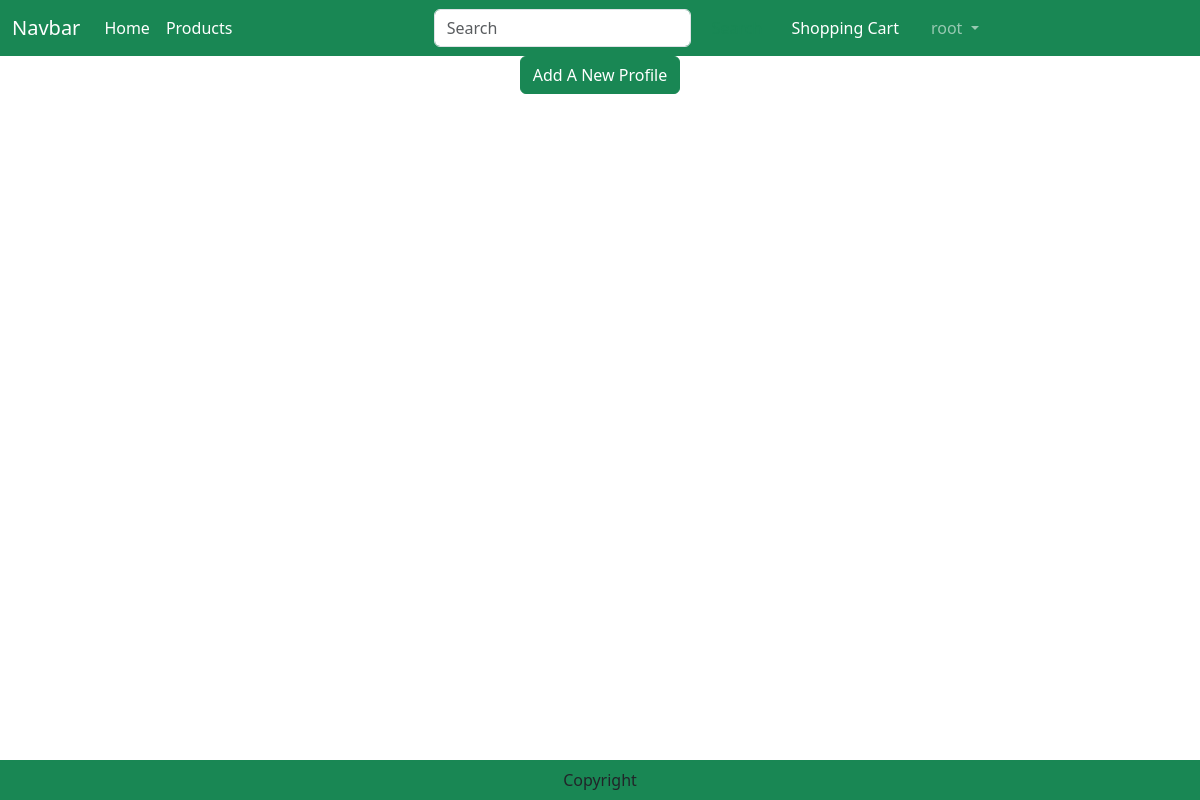
/accounts/profile/ (signed in), run on an earlier commit of the app's database.
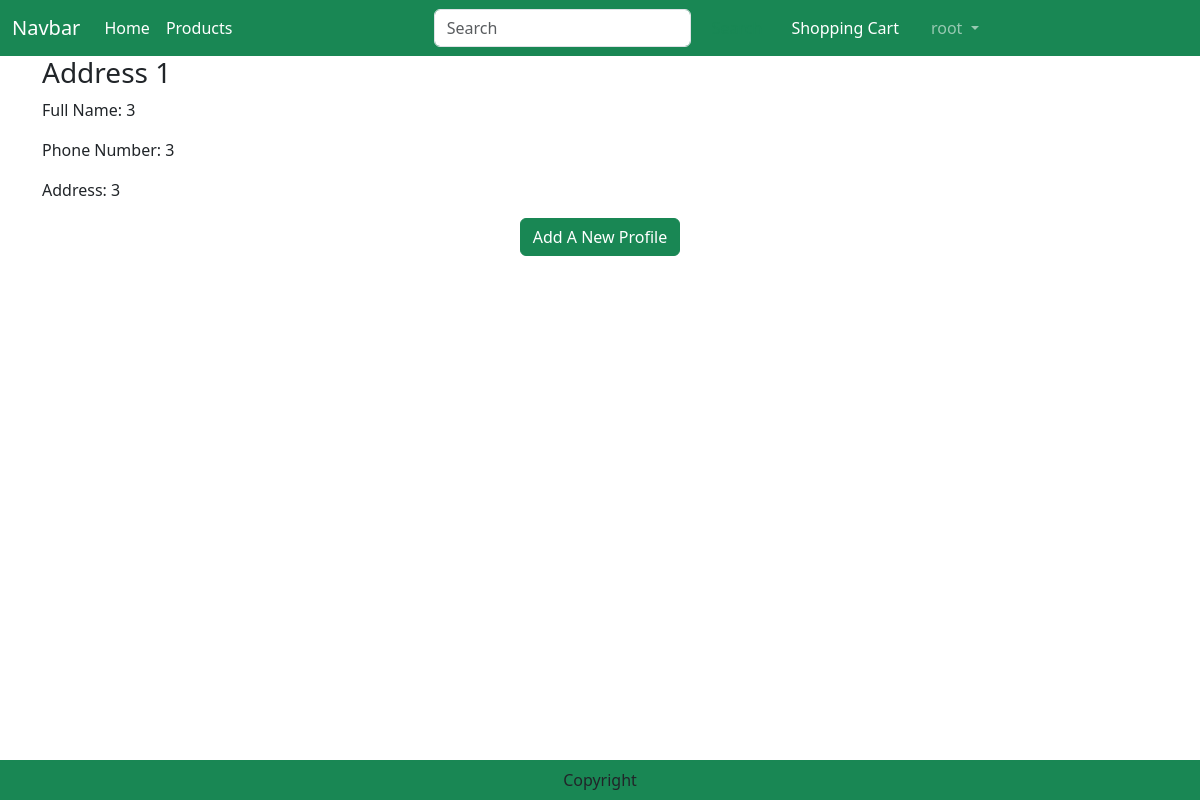
And on a later commit of the database.
### customers/models.py (models this page shows, shortened)
class Customer(models.Model):
    user = models.ForeignKey(User,on_delete=models.CASCADE)
    fullName = models.CharField(max_length=60)
    phoneNum = models.CharField(max_length=11)
    address = models.CharField(max_length=150)

### customers/views.py (the view)
# urls.py: path('profile/', views.CustomerProfileView.as_view(), name='profile'),
class CustomerProfileView(View):
    def get(self, request):
        profiles = Customer.objects.filter(user=request.user)
        context = {
            'profiles': profiles,
         }
        return render(request, 'profile.html', context)

### templates/profile.html (shortened to what this page needs)
{% extends 'base.html' %}
{% load static %}
{% block main-content %}
<div class="container my-5>
    <div class="col-sm-8 offset-sm-1">
        <div class="row">
            {% for profile in profiles %}
            <div class="col-sm-6"}
                <div class="card m-2">
                    <div class="card-body">
                        <h3> Address {{forloop.counter}} </h3>
                        <p>Full Name: {{profile.fullName}} </p>
                        <p>Phone Number: {{profile.phoneNum}} </p>
                        <p>Address: {{profile.address}} </p>
                    </div>
                </div>
            </div>
            {% endfor %}
        </div>
    </div>
    <div class="buttom row flex">
        <p class="text-center"><a href="{% url 'profileAdd' %}" type="button" class="btn btn-success">Add A New Profile</a></p>
    </div>
{% endblock main-content %}

What changed in the data, as far as the page shows it:
added Customer: fullName "3", phoneNum "3", address "3"
